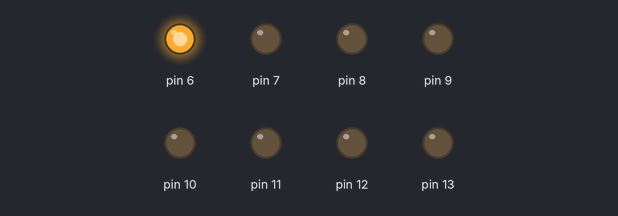
This sketch was run on a simulated Arduino Uno, built with avr-gcc and run on an emulated ATmega328P. On the bench: output pins drawn as LEDs (lit = HIGH).

Above: at 0.05 s.
At 0.95 s:
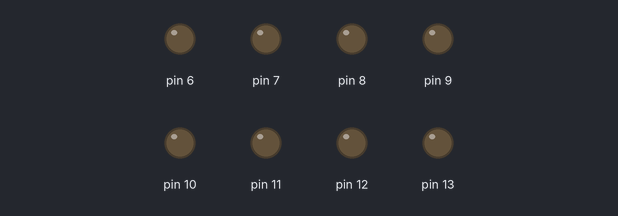
At 1.85 s:
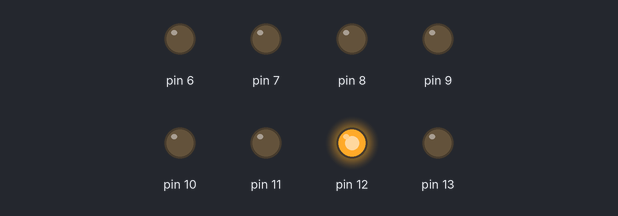
At 3.65 s:
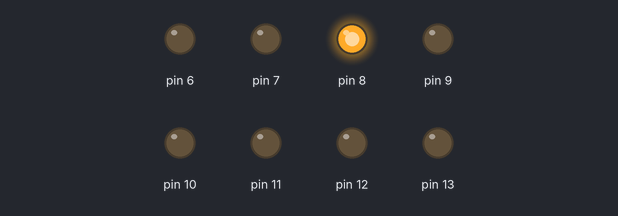
At 5.25 s:
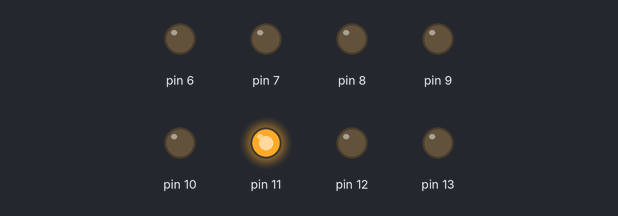
At 7.25 s:
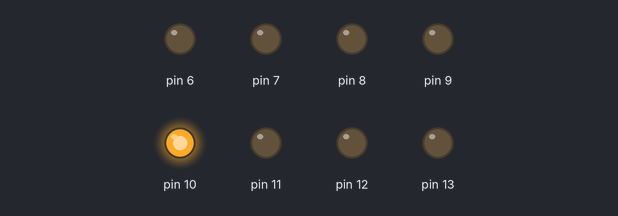
Timing chart, 0 to 7.5 s (numbered marks = the images above):
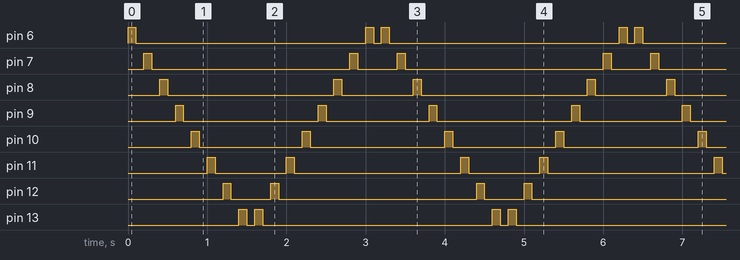

Measured:
- by itself, pin 6: repeats every 3.2 s: LOW 2.9 s, HIGH 0.10 s, LOW 0.10 s, HIGH 0.10 s
- by itself, pin 7: repeats every 3.2 s: LOW 2.5 s, HIGH 0.10 s, LOW 0.50 s, HIGH 0.10 s
- by itself, pin 8: repeats every 3.2 s: LOW 2.1 s, HIGH 0.10 s, LOW 0.90 s, HIGH 0.10 s
- by itself, pin 9: repeats every 3.2 s: LOW 1.7 s, HIGH 0.10 s, LOW 1.3 s, HIGH 0.10 s
- by itself, pin 10: repeats every 3.2 s: LOW 1.3 s, HIGH 0.10 s, LOW 1.7 s, HIGH 0.10 s
- by itself, pin 11: repeats every 3.2 s: LOW 0.90 s, HIGH 0.10 s, LOW 2.1 s, HIGH 0.10 s
- by itself, pin 12: repeats every 3.2 s: LOW 0.50 s, HIGH 0.10 s, LOW 2.5 s, HIGH 0.10 s
- by itself, pin 13: repeats every 3.2 s: LOW 0.10 s, HIGH 0.10 s, LOW 2.9 s, HIGH 0.10 s

The sketch:

Exp01_ii__one_at_a_time_in_order.ino
```cpp
#define rep(i,n) for(int i=6;i<=n;i++)
#define n 13
void setup() {
  // setting the digital pins 6 to 13 to output mode
rep(i,n)
pinMode(i, OUTPUT);

}

void loop() {
  int delayTime=100;
  rep(i,n){

  digitalWrite(i, HIGH);   // turn the LED on (HIGH is the voltage level)
  delay(delayTime);                       // wait for a second
  digitalWrite(i, LOW);    // turn the LED off by making the voltage LOW
  delay(delayTime);                       // wait for a second

  }

  for(int i=13;i>=6;i--){

  digitalWrite(i, HIGH);   // turn the LED on (HIGH is the voltage level)
  delay(delayTime);                       // wait for a second
  digitalWrite(i, LOW);    // turn the LED off by making the voltage LOW
  delay(delayTime);                       // wait for a second

  }


}
```
